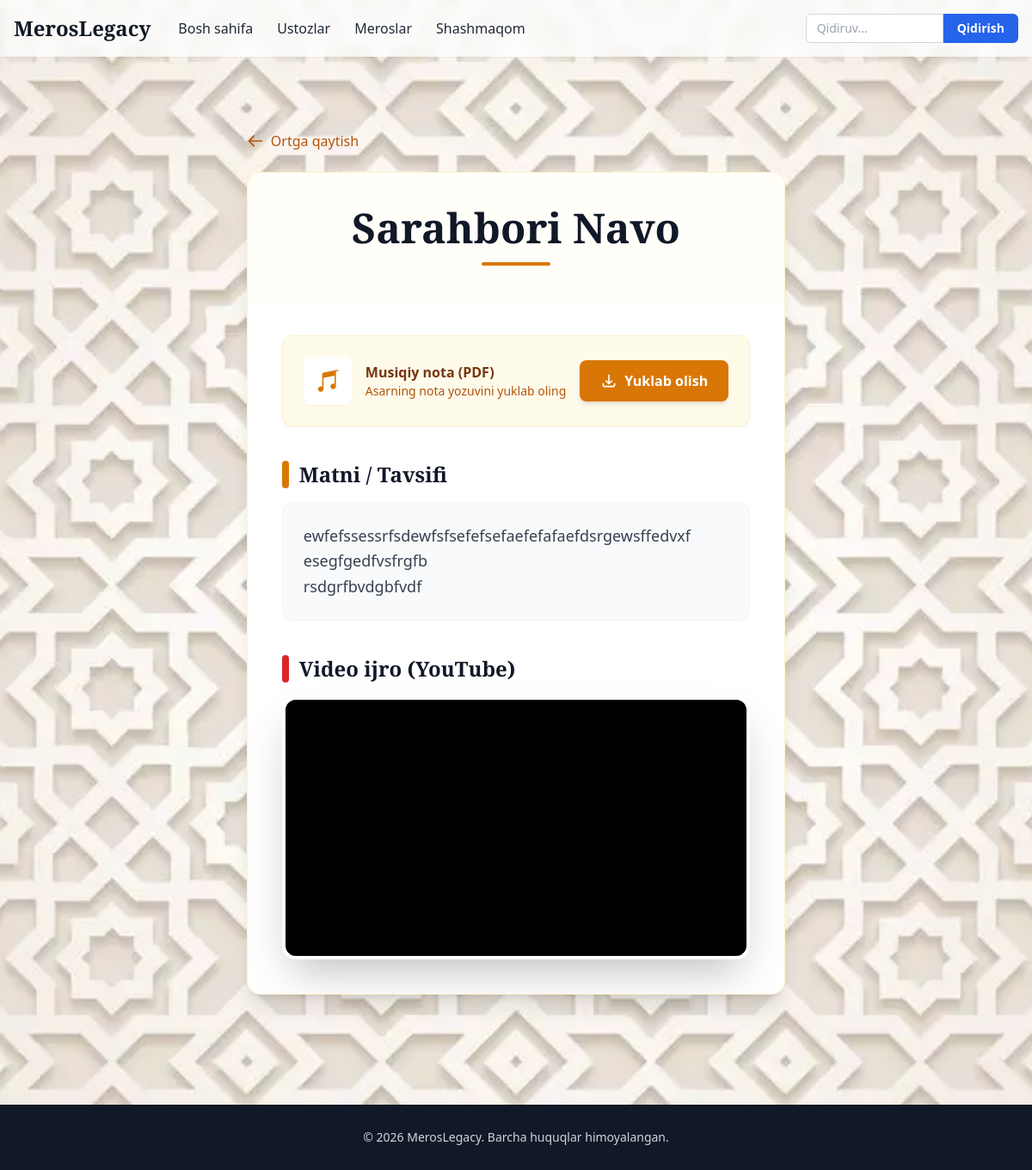
Page /kuy/sarahbori-navo/ on the committed database.
### index/models.py (models this page shows, shortened)
class Kuy(models.Model):
    shoba = models.ForeignKey(
        Shoba,
        on_delete=models.CASCADE,
        null=True,
        blank=True,
        related_name="kuys"
    )
    bolim = models.ForeignKey(
        Bolim,
        on_delete=models.CASCADE,
        null=True,
        blank=True,
        related_name="kuys"
    )
    name = models.CharField(max_length=150, verbose_name="Kuy nomi")
    lyrics = models.TextField(
        blank=True,
        null=True,
        verbose_name="Matni / Tavsifi"
    )
    notes = models.FileField(
        upload_to="kuys/notes/",
        blank=True,
        null=True,
        verbose_name="Nota (PDF)"
    )
    youtube_link = models.URLField(
        blank=True,
        null=True,
        verbose_name="YouTube havolasi"
    )
    slug = models.SlugField(blank=True)
    created_at = models.DateTimeField(auto_now_add=True)
    class Meta:
        verbose_name = "Kuy"
        verbose_name_plural = "Kuylari"
        ordering = ["name"]

### index/views.py (the view)
# urls.py: path("kuy/<slug:slug>/", views.kuy_detail, name="kuy_detail")
def kuy_detail(request, slug):
    kuy = get_object_or_404(Kuy, slug=slug)
    return render(request, "kuy_detail.html", {"kuy": kuy})

### index/templates/kuy_detail.html (shortened to what this page needs)
{% extends 'base.html' %}
{% load static %}
{% block content %}
<div class="max-w-4xl mx-auto px-4 py-8 md:py-16">
    <button onclick="history.back()" class="inline-flex items-center text-amber-700 hover:text-amber-900 font-medium mb-6 transition cursor-pointer">
        <svg class="w-5 h-5 mr-2" fill="none" stroke="currentColor" viewBox="0 0 24 24">
            <path stroke-linecap="round" stroke-linejoin="round" stroke-width="2" d="M10 19l-7-7m0 0l7-7m-7 7h18"/>
        </svg>
        Ortga qaytish
    </button>
    <article class="bg-white rounded-2xl shadow-xl overflow-hidden border border-amber-100">
        <div class="p-6 md:p-10 border-b border-amber-50 bg-amber-50/30 text-center">
            <h1 class="font-playfair text-3xl md:text-5xl font-bold text-gray-900 leading-tight">
                {{ kuy.name }}
            </h1>
            <div class="w-20 h-1 bg-amber-600 mx-auto mt-4 rounded-full"></div>
        </div>
        <div class="p-6 md:p-10 space-y-10">
            {% if kuy.notes %}
            <section class="bg-amber-50 rounded-xl p-6 border border-amber-100 shadow-sm">
                <div class="flex flex-col sm:flex-row items-center justify-between gap-4">
                    <div class="flex items-center">
                        <div class="bg-white p-3 rounded-lg shadow-sm mr-4">
                            <svg class="w-8 h-8 text-amber-600" fill="currentColor" viewBox="0 0 20 20">
                                <path d="M18 3a1 1 0 00-1.196-.98l-10 2A1 1 0 006 5v9.114A2.48 2.48 0 005 14c-1.105 0-2 .895-2 2s.895 2 2 2 2-.895 2-2V7.82l8-1.6v5.894A2.48 2.48 0 0014 12c-1.105 0-2 .895-2 2s.895 2 2 2 2-.895 2-2V3z"></path>
                            </svg>
                        </div>
                        <div>
                            <h4 class="font-bold text-amber-900">Musiqiy nota (PDF)</h4>
                            <p class="text-sm text-amber-700">Asarning nota yozuvini yuklab oling</p>
                        </div>
                    </div>
                    <a href="{{ kuy.notes.url }}" target="_blank" class="w-full sm:w-auto inline-flex items-center justify-center px-6 py-3 bg-amber-600 text-white font-bold rounded-lg hover:bg-amber-700 shadow-md transition">
                        <svg class="w-5 h-5 mr-2" fill="none" stroke="currentColor" viewBox="0 0 24 24">
                            <path stroke-linecap="round" stroke-linejoin="round" stroke-width="2" d="M4 16v1a3 3 0 003 3h10a3 3 0 003-3v-1m-4-4l-4 4m0 0l-4-4m4 4V4"/>
                        </svg>
                        Yuklab olish
                    </a>
                </div>
            </section>
            {% endif %}
            {% if kuy.lyrics %}
            <section>
                <h3 class="font-playfair text-2xl font-bold text-gray-900 mb-4 flex items-center">
                    <span class="w-2 h-8 bg-amber-600 rounded-full mr-3"></span>
                    Matni / Tavsifi
                </h3>
                <div class="text-gray-700 leading-relaxed text-lg prose max-w-none bg-gray-50 p-6 rounded-xl border border-gray-100">
                    {{ kuy.lyrics|linebreaks }}
                </div>
            </section>
            {% endif %}
            {% if kuy.youtube_link %}
            <section>
                <h3 class="font-playfair text-2xl font-bold text-gray-900 mb-4 flex items-center">
                    <span class="w-2 h-8 bg-red-600 rounded-full mr-3"></span>
                    Video ijro (YouTube)
                </h3>
                <div class="relative w-full aspect-video rounded-2xl overflow-hidden shadow-2xl bg-black border-4 border-white">
                    <iframe class="absolute top-0 left-0 w-full h-full"
                        src="https://www.youtube.com/embed/{{ kuy.youtube_link|cut:'https://www.youtube.com/watch?v=' }}"
                        allowfullscreen>
                    </iframe>
                </div>
            </section>
            {% endif %}
        </div>
    </article>
</div>
{% endblock %}

### index/templates/base.html (style rules this page uses)
html { font-family: 'Open Sans', sans-serif; }
.font-playfair { font-family: 'Playfair Display', serif; }

### rows in the picture
Kuy: name "Sarahbori Navo", lyrics "ewfefssessrfsdewfsfsefefsefaefefafaefdsrgewsffedvxf esegfgedfvsfrgfb rsdgrfbvdgbfvdf"
